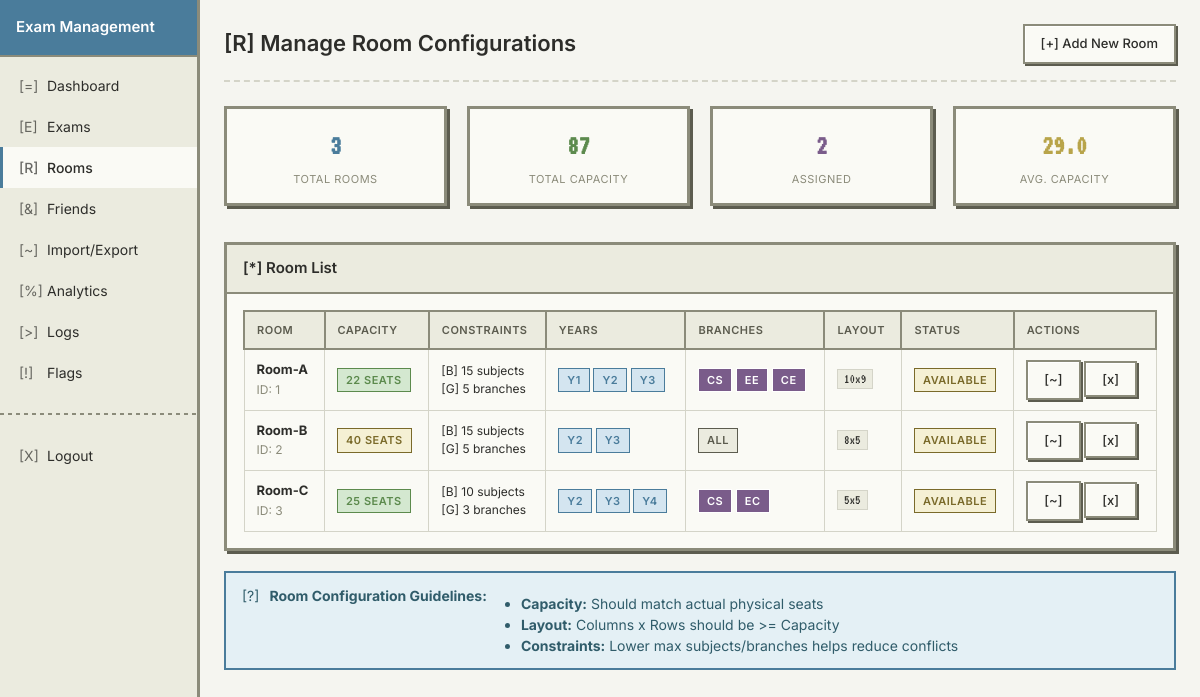
The app's page /admin/rooms_config (signed in) with its own data.
### tables this page shows
CREATE TABLE room_configs (
            id INTEGER PRIMARY KEY AUTOINCREMENT,
            room_name TEXT NOT NULL UNIQUE,
            capacity INTEGER NOT NULL,
            max_subjects INTEGER,
            max_branches INTEGER,
            allowed_years TEXT, -- Comma-separated string of years
            allowed_branches TEXT, -- Comma-separated string of branches
            layout_columns INTEGER DEFAULT 6,
            layout_rows INTEGER DEFAULT 5
        , max_departments INTEGER DEFAULT 2, max_years INTEGER DEFAULT 2);

### app.py (the view)
@app.route('/admin/rooms_config')
@require_admin
def admin_rooms_config():
    conn = sqlite3.connect(DB_PATH)
    cursor = conn.cursor()
    cursor.execute('SELECT * FROM room_configs ORDER BY room_name')
    rooms = cursor.fetchall()
    cursor.execute('''
        SELECT u.id, u.username, u.role, tr.room_name
        FROM users u
        LEFT JOIN teacher_rooms tr ON u.username = tr.teacher_username
        ORDER BY u.role, u.username
    ''')
    user_rows = cursor.fetchall()
    users = []
    for row in user_rows:
        user_data = {
            'id': row[0],
            'username': row[1],
            'role': row[2],
            'assigned_room': row[3] if row[3] else None
        }
        users.append(user_data)
    conn.close()
    return render_template('admin_rooms_config.html', rooms=rooms, users=users)

### app.py (called while the page is built)
def require_admin(f):
    @wraps(f)
    def decorated_function(*args, **kwargs):
        if 'role' not in session or session['role'] != 'admin':
            flash('Admin access required.', 'danger')
            return redirect(url_for('login'))
        return f(*args, **kwargs)
    return decorated_function

### templates/admin_rooms_config.html (shortened to what this page needs)
{% extends "base_retro.html" %}
{% block content %}
<div class="page-header flex-between">
    <h1>[R] Manage Room Configurations</h1>
    <a href="{{ url_for('admin_add_room_config') }}" class="btn btn-success">[+] Add New Room</a>
</div>
{% set ns = namespace(total_capacity=0, assigned_count=0) %}
{% for room in rooms %}
    {% set ns.total_capacity = ns.total_capacity + room[2] %}
{% endfor %}
{% if users is defined %}
    {% for room in rooms %}
        {% for user in users if user.assigned_room == room[1] %}
            {% set ns.assigned_count = ns.assigned_count + 1 %}
        {% endfor %}
    {% endfor %}
{% endif %}
<div class="grid-4 mb-2">
    <div class="card text-center">
        <div class="card-body">
            <div class="stat-value text-primary">{{ rooms|length }}</div>
            <div class="stat-label">Total Rooms</div>
        </div>
    </div>
    <div class="card text-center">
        <div class="card-body">
            <div class="stat-value text-success">{{ ns.total_capacity }}</div>
            <div class="stat-label">Total Capacity</div>
        </div>
    </div>
    <div class="card text-center">
        <div class="card-body">
            <div class="stat-value" style="color: var(--accent-purple);">{{ ns.assigned_count }}</div>
            <div class="stat-label">Assigned</div>
        </div>
    </div>
    <div class="card text-center">
        <div class="card-body">
            <div class="stat-value" style="color: var(--accent-yellow);">
                {% if rooms|length > 0 %}{{ (ns.total_capacity / rooms|length)|round(1) }}{% else %}0{% endif %}
            </div>
            <div class="stat-label">Avg. Capacity</div>
        </div>
    </div>
</div>
{% if rooms %}
<div class="card">
    <div class="card-header">
        <h3>[*] Room List</h3>
    </div>
    <div class="card-body">
        <table class="table">
            <thead>
                <tr>
                    <th>Room</th>
                    <th>Capacity</th>
                    <th>Constraints</th>
                    <th>Years</th>
                    <th>Branches</th>
                    <th>Layout</th>
                    <th>Status</th>
                    <th>Actions</th>
                </tr>
            </thead>
            <tbody>
                {% for room in rooms %}
                <tr>
                    <td>
                        <strong>{{ room[1] }}</strong><br>
                        <span class="text-muted text-sm">ID: {{ room[0] }}</span>
                    </td>
                    <td>
                        <span class="badge badge-{% if room[2] >= 50 %}red{% elif room[2] >= 30 %}warning{% else %}green{% endif %}">
                            {{ room[2] }} seats
                        </span>
                    </td>
                    <td class="text-sm">
                        [B] {{ room[3] if room[3] is not none else 'oo' }} subjects<br>
                        [G] {{ room[4] if room[4] is not none else 'oo' }} branches
                    </td>
                    <td>
                        {% if room[5] %}
                            {% for year in room[5].split(',') %}
                                <span class="badge badge-blue">Y{{ year }}</span>
                            {% endfor %}
                        {% else %}
                            <span class="badge badge-gray">All</span>
                        {% endif %}
                    </td>
                    <td>
                        {% if room[6] %}
                            {% for branch in room[6].split(',') %}
                                <span class="badge" style="background: var(--accent-purple); color: white;">{{ branch }}</span>
                            {% endfor %}
                        {% else %}
                            <span class="badge badge-gray">All</span>
                        {% endif %}
                    </td>
                    <td><code>{{ room[7] if room|length > 7 else 6 }}x{{ room[8] if room|length > 8 else 5 }}</code></td>
                    <td>
                        {% set room_name = room[1] %}
                        {% set is_assigned = false %}
                        {% if users is defined %}
                            {% for user in users if user.assigned_room == room_name %}
                                {% set is_assigned = true %}
                            {% endfor %}
                        {% endif %}
                        {% if is_assigned %}
                            <span class="badge badge-green">Assigned</span>
                        {% else %}
                            <span class="badge badge-warning">Available</span>
                        {% endif %}
                    </td>
                    <td>
                        <a href="{{ url_for('admin_edit_room_config', room_id=room[0]) }}" class="btn btn-sm">[~]</a>
                        <button onclick="confirmRoomDelete('{{ room[1] }}', {{ room[0] }})" class="btn btn-sm btn-danger">[x]</button>
                    </td>
                </tr>
                {% endfor %}
            </tbody>
        </table>
    </div>
</div>
{% endif %}
<div class="alert alert-info mt-2">
    <span>[?]</span> <strong>Room Configuration Guidelines:</strong>
    <ul style="margin: 8px 0 0 24px; padding: 0;">
        <li><strong>Capacity:</strong> Should match actual physical seats</li>
        <li><strong>Layout:</strong> Columns x Rows should be >= Capacity</li>
        <li><strong>Constraints:</strong> Lower max subjects/branches helps reduce conflicts</li>
    </ul>
</div>
{% endblock %}

### records on screen
room_configs: room_name "Room-A", id "1", capacity "22", max_subjects "15", max_branches "5", year "1" "2" "3", branch "CS" "EE" "CE", layout_columns "10", layout_rows "9"
room_configs: room_name "Room-B", id "2", capacity "40", max_subjects "15", max_branches "5", year "2" "3", allowed_branches "ALL", layout_columns "8", layout_rows "5"
room_configs: room_name "Room-C", id "3", capacity "25", max_subjects "10", max_branches "3", year "2" "3" "4", branch "CS" "EC", layout_columns "5", layout_rows "5"

### other values on screen
{{ rooms|length }} "3"
{{ ns.total_capacity }} "87"
{{ ns.assigned_count }} "2"
{{ (ns.total_capacity / rooms|length)|round(1) }} "29.0"
